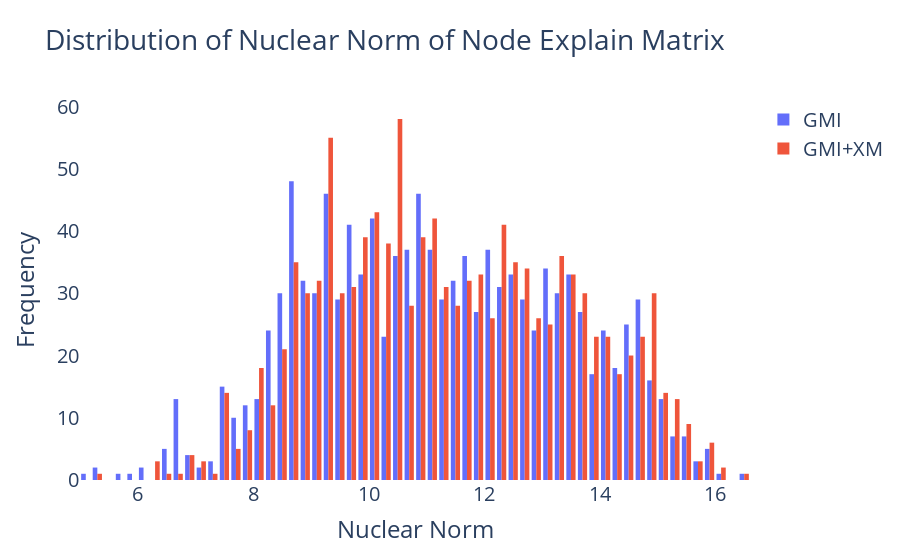

This figure's notebook cell:
### Code cell
fig = go.Figure()

fig.add_trace(go.Histogram(x = norm_og, 
                           name = 'GMI'))
fig.add_trace(go.Histogram(x = norm_plus, 
                           name = 'GMI+XM'))


fig.update_layout(title_text = 'Distribution of Nuclear Norm of Node Explain Matrix', 
                  xaxis_title_text = 'Nuclear Norm', 
                  yaxis_title_text = 'Frequency', 
                  paper_bgcolor = 'white', 
                  plot_bgcolor = 'white', 
                  font = dict(size = 20))
fig.show()

### Figure 1 — Plotly figure (JSON) as saved in the notebook; plotly's stock layout.template omitted (floating-point values rounded to 4 significant figures; data arrays with more than 128 entries replaced by an {"elided": "..."} marker saying what was removed)
{"data": [{"name": "GMI", "type": "histogram", "x": {"elided": "1186 float values"}}, {"name": "GMI+XM", "type": "histogram", "x": {"elided": "1186 float values"}}], "layout": {"font": {"size": 20}, "paper_bgcolor": "white", "plot_bgcolor": "white", "title": {"text": "Distribution of Nuclear Norm of Node Explain Matrix"}, "xaxis": {"title": {"text": "Nuclear Norm"}}, "yaxis": {"title": {"text": "Frequency"}}}}
